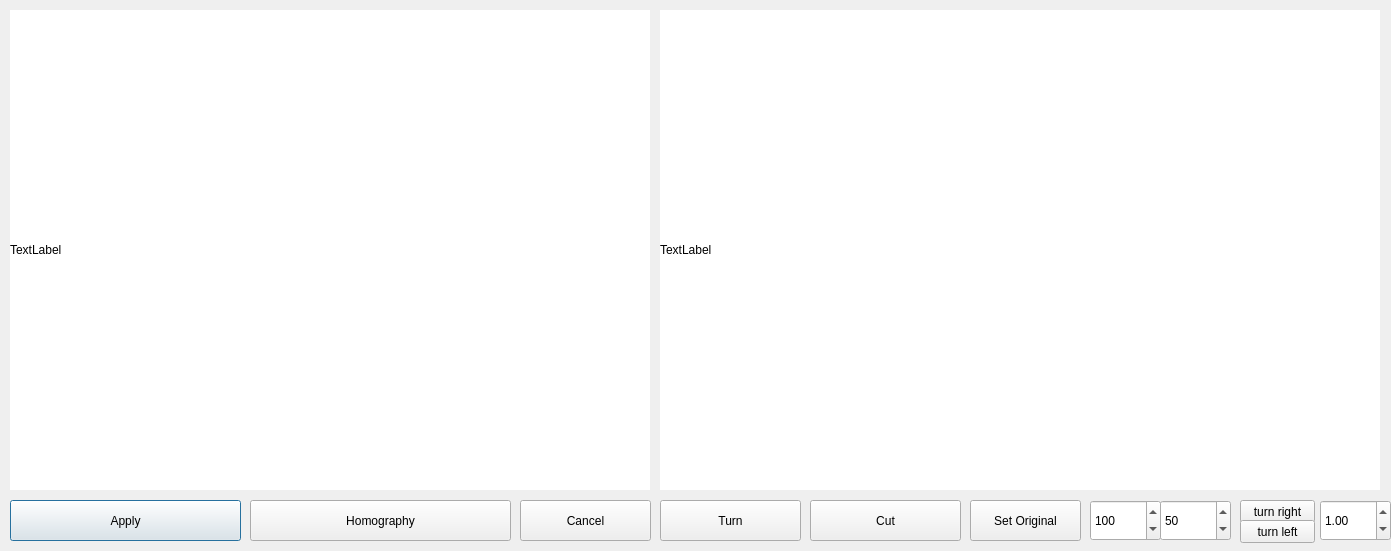
<?xml version="1.0" encoding="UTF-8"?>
<ui version="4.0">
 <class>Dialog</class>
 <widget class="QDialog" name="Dialog">
  <property name="geometry">
   <rect>
    <x>0</x>
    <y>0</y>
    <width>1391</width>
    <height>551</height>
   </rect>
  </property>
  <property name="windowTitle">
   <string>Dialog</string>
  </property>
  <widget class="QLabel" name="pointLabel">
   <property name="geometry">
    <rect>
     <x>10</x>
     <y>10</y>
     <width>640</width>
     <height>480</height>
    </rect>
   </property>
   <property name="styleSheet">
    <string notr="true">background-color: rgb(255, 255, 255);</string>
   </property>
   <property name="text">
    <string>TextLabel</string>
   </property>
  </widget>
  <widget class="QPushButton" name="ApplyButton">
   <property name="geometry">
    <rect>
     <x>10</x>
     <y>500</y>
     <width>231</width>
     <height>41</height>
    </rect>
   </property>
   <property name="text">
    <string>Apply</string>
   </property>
  </widget>
  <widget class="QPushButton" name="CancelButton">
   <property name="geometry">
    <rect>
     <x>520</x>
     <y>500</y>
     <width>131</width>
     <height>41</height>
    </rect>
   </property>
   <property name="text">
    <string>Cancel</string>
   </property>
  </widget>
  <widget class="QLabel" name="pointRGBLabel">
   <property name="geometry">
    <rect>
     <x>660</x>
     <y>10</y>
     <width>720</width>
     <height>480</height>
    </rect>
   </property>
   <property name="styleSheet">
    <string notr="true">background-color: rgb(255, 255, 255);</string>
   </property>
   <property name="text">
    <string>TextLabel</string>
   </property>
  </widget>
  <widget class="QPushButton" name="TurnButton">
   <property name="geometry">
    <rect>
     <x>660</x>
     <y>500</y>
     <width>141</width>
     <height>41</height>
    </rect>
   </property>
   <property name="text">
    <string>Turn</string>
   </property>
  </widget>
  <widget class="QPushButton" name="cutButton">
   <property name="geometry">
    <rect>
     <x>810</x>
     <y>500</y>
     <width>151</width>
     <height>41</height>
    </rect>
   </property>
   <property name="text">
    <string>Cut</string>
   </property>
  </widget>
  <widget class="QPushButton" name="pushButton_2">
   <property name="geometry">
    <rect>
     <x>970</x>
     <y>500</y>
     <width>111</width>
     <height>41</height>
    </rect>
   </property>
   <property name="text">
    <string>Set Original</string>
   </property>
  </widget>
  <widget class="QSpinBox" name="spinBoxx">
   <property name="geometry">
    <rect>
     <x>1090</x>
     <y>500</y>
     <width>71</width>
     <height>41</height>
    </rect>
   </property>
   <property name="maximum">
    <number>640</number>
   </property>
   <property name="value">
    <number>100</number>
   </property>
  </widget>
  <widget class="QSpinBox" name="spinBoxy">
   <property name="geometry">
    <rect>
     <x>1160</x>
     <y>500</y>
     <width>71</width>
     <height>41</height>
    </rect>
   </property>
   <property name="maximum">
    <number>480</number>
   </property>
   <property name="value">
    <number>50</number>
   </property>
  </widget>
  <widget class="QPushButton" name="rightButton">
   <property name="geometry">
    <rect>
     <x>1240</x>
     <y>500</y>
     <width>75</width>
     <height>23</height>
    </rect>
   </property>
   <property name="text">
    <string>turn right</string>
   </property>
  </widget>
  <widget class="QDoubleSpinBox" name="doubleSpinBox">
   <property name="geometry">
    <rect>
     <x>1320</x>
     <y>500</y>
     <width>71</width>
     <height>41</height>
    </rect>
   </property>
   <property name="singleStep">
    <double>0.010000000000000</double>
   </property>
   <property name="value">
    <double>1.000000000000000</double>
   </property>
  </widget>
  <widget class="QPushButton" name="leftButton">
   <property name="geometry">
    <rect>
     <x>1240</x>
     <y>520</y>
     <width>75</width>
     <height>23</height>
    </rect>
   </property>
   <property name="text">
    <string>turn left</string>
   </property>
  </widget>
  <widget class="QPushButton" name="HomoButton">
   <property name="geometry">
    <rect>
     <x>250</x>
     <y>500</y>
     <width>261</width>
     <height>41</height>
    </rect>
   </property>
   <property name="text">
    <string>Homography</string>
   </property>
  </widget>
 </widget>
 <resources/>
 <connections/>
</ui>
